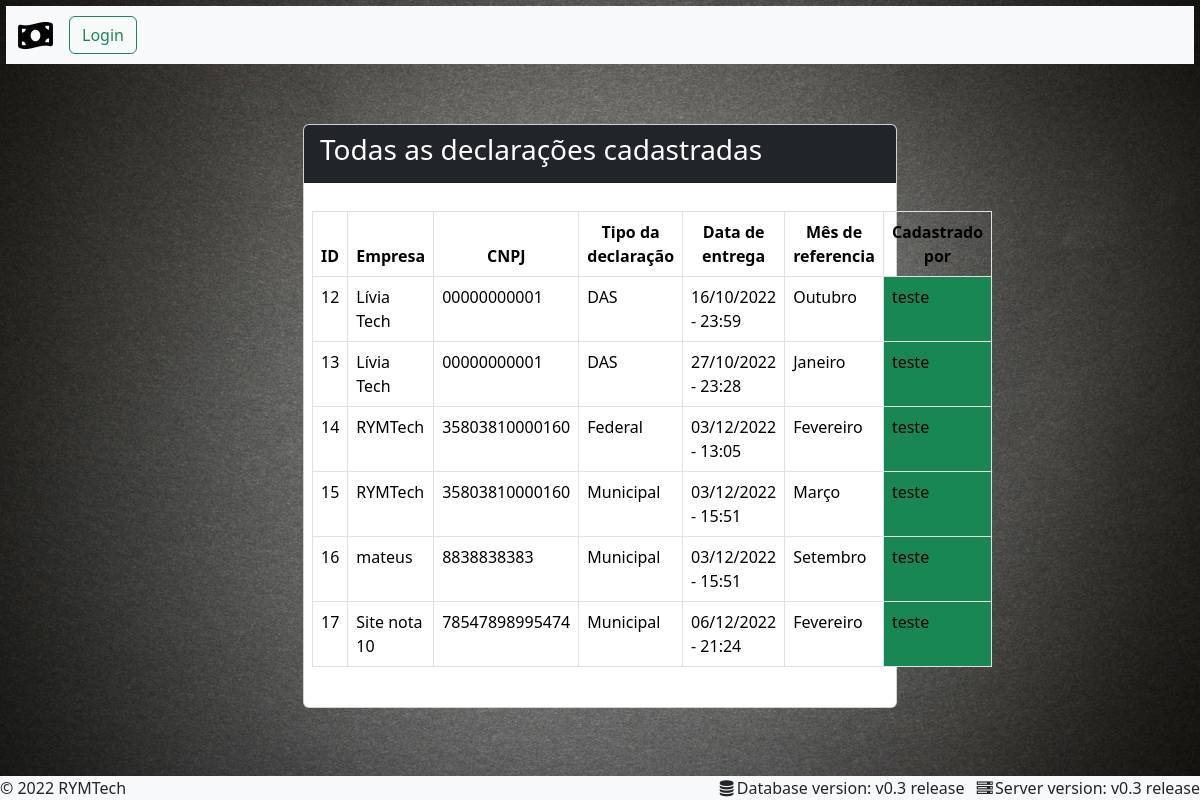
The app's page /admin.php with its own data.
### tables this page shows
CREATE TABLE `declaracao` (
  `id` int NOT NULL,
  `nome` varchar(50) NOT NULL,
  `usuario_id` int NOT NULL,
  `empresa_id` int NOT NULL,
  `tipoID` int NOT NULL,
  `data_cadastro` timestamp NOT NULL DEFAULT CURRENT_TIMESTAMP
);

CREATE TABLE `empresa` (
  `id` int NOT NULL,
  `nome` varchar(100) NOT NULL,
  `email` varchar(50) NOT NULL,
  `telefone` varchar(50) NOT NULL,
  `ativo` tinyint(1) NOT NULL,
  `declara` varchar(50) NOT NULL,
  `CNPJ` varchar(20) DEFAULT NULL,
  `userCadastro` int DEFAULT NULL
);

CREATE TABLE `tipoDeclaracao` (
  `id` int NOT NULL,
  `nome` varchar(60) NOT NULL
);

CREATE TABLE `usuario` (
  `id` int NOT NULL,
  `username` varchar(50) NOT NULL,
  `senha` varchar(50) NOT NULL,
  `nivel` int NOT NULL,
  `imagem` varchar(100) NOT NULL
);

### banco.php (called while the page is built, shortened)
<?php
function buscarDeclaracaoTodos($id){
    include 'conecta.php';
    $declaracao = array();
    $res = mysqli_query($conexao, "select d.id id, d.nome mes, t.nome tipo, e.nome empresa, e.CNPJ CNPJ, DATE_FORMAT(d.data_cadastro, '%d/%m/%Y - %H:%i') data, u.username usuario
    from declaracao d
    join tipoDeclaracao t
    on t.id = d.tipoID
    join usuario u
    on d.usuario_id = u.id
    join empresa e
    on d.empresa_id = e.id;") or die("erro ao selecionar");
    while ($row = mysqli_fetch_assoc($res)) {
        array_push($declaracao, $row);
    }
    return $declaracao;
}

### admin.php (the view, shortened to what this page needs)
<?php
include 'cabecalho.php';
include 'banco.php';
$declaracoes = buscarDeclaracaoTodos($_SESSION['id']);
?>
<div class=" text-white d-flex jumbotron justify-content-center">
    <div class="card col-md-6" style="margin-top: 5%;">
        <div class="bg-dark card-header">
            <h3 class="card-title">Todas as declarações cadastradas</h3>
        </div>
        <div class="card-body list-group list-group-flush" style="margin: 8px;">
            <fieldset>
                <table class="table table-bordered text-black" style="margin-top: 4px; margin-right: 30px;">
                    <thead>
                        <tr>
                            <th>ID</th>
                            <th style="text-align: center">Empresa</th>
                            <th style="text-align: center">CNPJ</th>
                            <th style="text-align: center">Tipo da declaração</th>
                            <th style="text-align: center">Data de entrega</th>
                            <th style="text-align: center">Mês de referencia</th>
                            <th style="text-align: center">Cadastrado por</th>
                        </tr>
                    </thead>
                    <tbody class="text-black">
                        <?php foreach ($declaracoes as $declaracao) { ?>
                            <tr>
                                <td><?= $declaracao['id'] ?></td>
                                <td><?= $declaracao['empresa'] ?></td>
                                <td><?= $declaracao['CNPJ'] ?></td>
                                <td><?= $declaracao['tipo'] ?></td>
                                <td><?= $declaracao['data'] ?></td>
                                <td><?= $declaracao['mes'] ?></td>
                                <td class="bg-success"><?= $declaracao['usuario'] ?></td>
                            </tr>
                        <?php } ?>
                    </tbody>
                </table>
            </fieldset>
        </div>
    </div>
</div>
<?php include "rodape.php"; ?>

### css/style.css (style rules this page uses)
body { background: url('../img/fundo.jpg') no-repeat center center fixed; -webkit-background-size: cover; -moz-background-size: cover; background-size: cover; -o-background-size: cover; }

### records on screen
declaracao: id "12", empresa.nome "Lívia Tech", empresa.CNPJ "00000000001", tipoID.nome "DAS", data "16/10/2022 - 23:59", nome "Outubro", usuario.username "teste"
declaracao: id "13", empresa.nome "Lívia Tech", empresa.CNPJ "00000000001", tipoID.nome "DAS", data "27/10/2022 - 23:28", nome "Janeiro", usuario.username "teste"
declaracao: id "14", empresa.nome "RYMTech", empresa.CNPJ "35803810000160", tipoID.nome "Federal", data "03/12/2022 - 13:05", nome "Fevereiro", usuario.username "teste"
declaracao: id "15", empresa.nome "RYMTech", empresa.CNPJ "35803810000160", tipoID.nome "Municipal", data "03/12/2022 - 15:51", nome "Março", usuario.username "teste"
declaracao: id "16", empresa.nome "mateus", empresa.CNPJ "8838838383", tipoID.nome "Municipal", data "03/12/2022 - 15:51", nome "Setembro", usuario.username "teste"
declaracao: id "17", empresa.nome "Site nota 10", empresa.CNPJ "78547898995474", tipoID.nome "Municipal", data "06/12/2022 - 21:24", nome "Fevereiro", usuario.username "teste"
